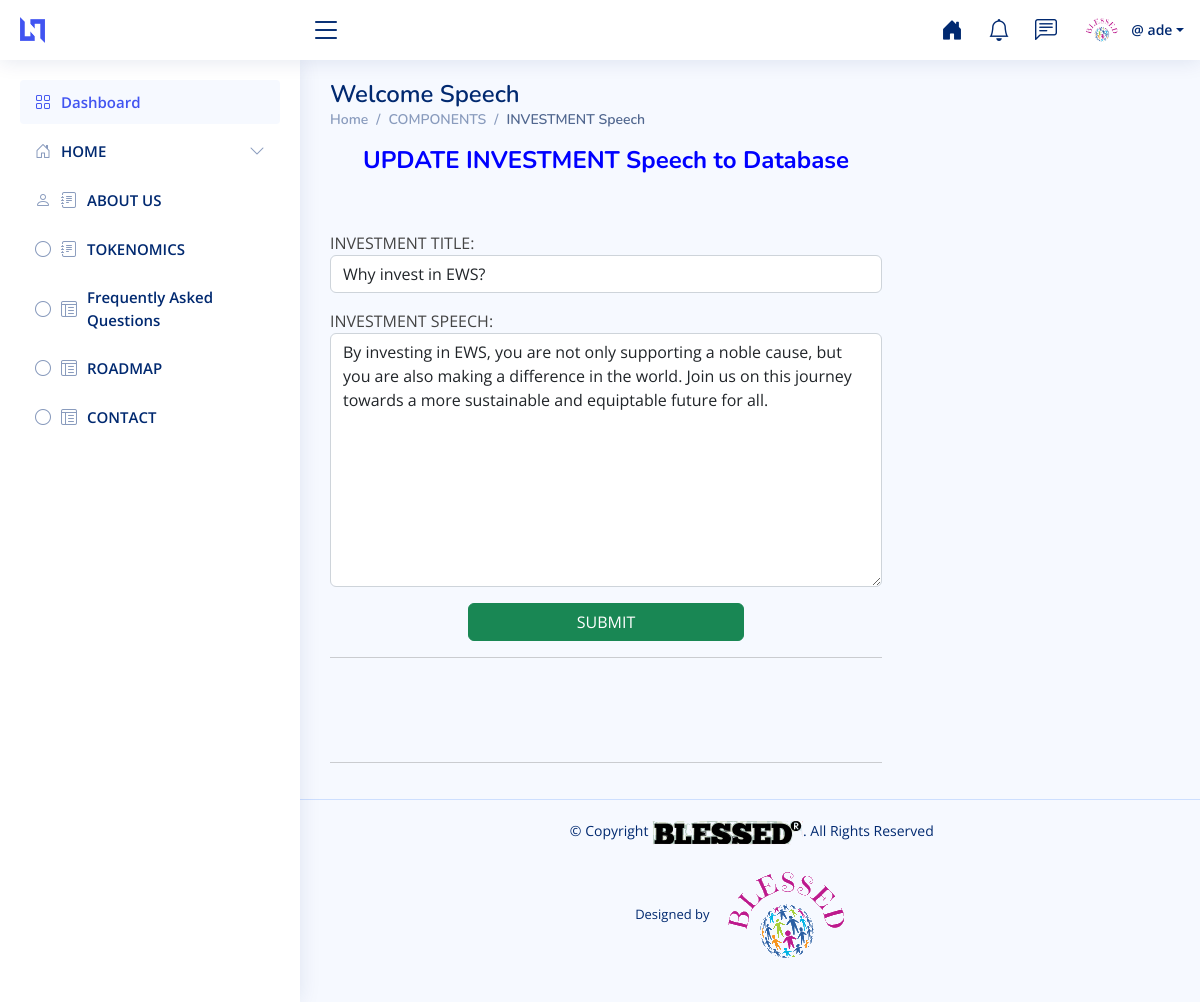
Screenshot of /update/Invest/1 (signed in) with the database file from the repository.
### ews_app/models.py (models this page shows, shortened)
class HomeSecondSection(models.Model):
    title = models.CharField('SECOND TITLE', max_length=77)
    speech = models.TextField('SECOND SPEECH')
    class Meta:
        verbose_name_plural = 'INVESTMENT SPEECH'

### ews_app/views.py (the view)
# urls.py: path('update/Invest/<invest_pk>', views.UpdateInvestment, name='update_invest'),
def UpdateInvestment(request, invest_pk):
    invest = HomeSecondSection.objects.get(id=invest_pk)
    form = INVESTMENTForm(instance=invest)
    if request.method == 'POST':
        form = INVESTMENTForm(request.POST, instance=invest)
        if form.is_valid():
            form.save()
            return redirect('ews_app:il')
    context = {
        'invest': invest,
        'form': form,
    }
    return render(request, 'ews_app/update_invest.html', context)

### ews_app/forms.py
class INVESTMENTForm(ModelForm):
    class Meta:
        model = HomeSecondSection
        fields = '__all__'
        labels = {
            'title': 'INVESTMENT TITLE',
            'speech': ' INVESTMENT SPEECH',
        }
        widgets = {
            'title': forms.TextInput(attrs={'class': 'form-control', 'placeholder': 'Enter title Here'}),
            'speech': forms.Textarea(attrs={'class': 'form-control', 'height': '100px'})
        }

### ews_app/templates/ews_app/update_invest.html (shortened to what this page needs)
{% extends 'ews_app/base.html' %}
{% load static %}
{% block content %}
<main id="main" class="main">
    <div class="pagetitle">
      <h1>Welcome Speech</h1>
      <nav>
        <ol class="breadcrumb">
          <li class="breadcrumb-item"><a href="{% url 'ews_app:ad-hm' %}">Home</a></li>
          <li class="breadcrumb-item">COMPONENTS</li>
          <li class="breadcrumb-item active">INVESTMENT Speech</li>
        </ol>
      </nav>
    </div>
    <section class="section">
        <div class="row">
            <div class="col-8">
                {% if user.is_authenticated %}
                <h4 class="text-center" style="color: blue; font-weight: 700;"> UPDATE INVESTMENT Speech to Database</h4>
                    <br><br>
                    {% if submitted %}
                        The INVESTMENT was submitted Successfully
                    {% else %}
                        <form action="" method="POST">
                            {{ form.as_p }}
                        <center> <input type="submit" class="btn btn-success col-6 " value="SUBMIT"></center>
                        </form>
                        <hr>
                        <br><br><br>
                        <hr>
                    {% endif %}
                {% else %}
                <p>You are not allowed here</p>
            </div>
        {% endif %}
        </div>
    </section>
</main>
{% endblock content %}

### ews_app/templates/ews_app/header.html (shortened to what this page needs)
{% load static %}
  <header id="header" class="header fixed-top d-flex align-items-center">
    <div class="d-flex align-items-center justify-content-between">
      <a href="{% url 'ews_app:ad-hm' %}" class="logo d-flex align-items-center">
        <img src="assets/img/logo.png" alt="">
        <span class="d-none d-lg-block"><img src="" alt=""></span>
      </a>
      <i class="bi bi-list toggle-sidebar-btn"></i>
    </div>
    <nav class="header-nav ms-auto">
      <ul class="d-flex align-items-center">
        <li class="nav-item ">
          <a target="_blank" href="/" class="nav-link nav-icon">
            <i class="bi bi-house-door-fill"></i>
          </a>
        </li>
        <li class="nav-item dropdown">
          <a class="nav-link nav-icon" href="#" data-bs-toggle="dropdown">
            <i class="bi bi-bell"></i>
          </a>
        </li>
        <li class="nav-item dropdown">
          <a class="nav-link nav-icon" href="#" data-bs-toggle="dropdown">
            <i class="bi bi-chat-left-text"></i>
          </a>
        </li>
        <li class="nav-item dropdown pe-3">
          <a class="nav-link nav-profile d-flex align-items-center pe-0" href="#" data-bs-toggle="dropdown">
            {% if profile.profile_image %}
                <img src="{{ profile.profile_image.url }}" width="50" height="50" class=" rounded-circle" alt="{{ profile.user.username }}">
            {% else %}
                <img src="{% static 'images/78.png' %}" class="img-fluid rounded-start">
            {% endif %}
            <span class="d-none d-md-block dropdown-toggle ps-2">@ {{user}}</span>
          </a>
        </li>
      </ul>
    </nav>
  </header>

### static/adm/assets/css/style.css (style rules this page uses)
:root { scroll-behavior: smooth; }
body { font-family: "Open Sans", sans-serif; background: #f6f9ff; color: #444444; }
a { color: #4154f1; text-decoration: none; }
h1, h2, h3, h4, h5, h6 { font-family: "Nunito", sans-serif; }
#main { margin-top: 60px; padding: 20px 30px; transition: all 0.3s; }
.pagetitle { margin-bottom: 10px; }
.pagetitle h1 { font-size: 24px; margin-bottom: 0; font-weight: 600; color: #012970; }
.breadcrumb { font-size: 14px; font-family: "Nunito", sans-serif; color: #899bbd; font-weight: 600; }
.breadcrumb a { color: #899bbd; transition: 0.3s; }
.breadcrumb .breadcrumb-item::before { color: #899bbd; }
.breadcrumb .active { color: #51678f; font-weight: 600; }
.logo { line-height: 1; }
@media (min-width: 1200px) { .logo { width: 280px; } }
.logo img { max-height: 26px; margin-right: 6px; }
.logo span { font-size: 26px; font-weight: 700; color: #012970; font-family: "Nunito", sans-serif; }
.header { transition: all 0.5s; z-index: 997; height: 60px; box-shadow: 0px 2px 20px rgba(1, 41, 112, 0.1); background-color: #fff; padding-left: 20px; }
.header .toggle-sidebar-btn { font-size: 32px; padding-left: 10px; cursor: pointer; color: #012970; }
.header-nav ul { list-style: none; }
.header-nav>ul { margin: 0; padding: 0; }
.header-nav .nav-icon { font-size: 22px; color: #012970; margin-right: 25px; position: relative; }
.header-nav .nav-profile { color: #012970; }
.header-nav .nav-profile img { max-height: 36px; }
.header-nav .nav-profile span { font-size: 14px; font-weight: 600; }
@media (min-width: 1200px) { #main, #footer { margin-left: 300px; } }

### rows the page displays
HomeSecondSection: title "Why invest in EWS?", speech "By investing in EWS, you are not only supporting a noble cause, but you are also making a difference in the world. Join us on this journey towards a more sustainable and equiptable future for all."

### other values shown
{{ user }} "ade"
